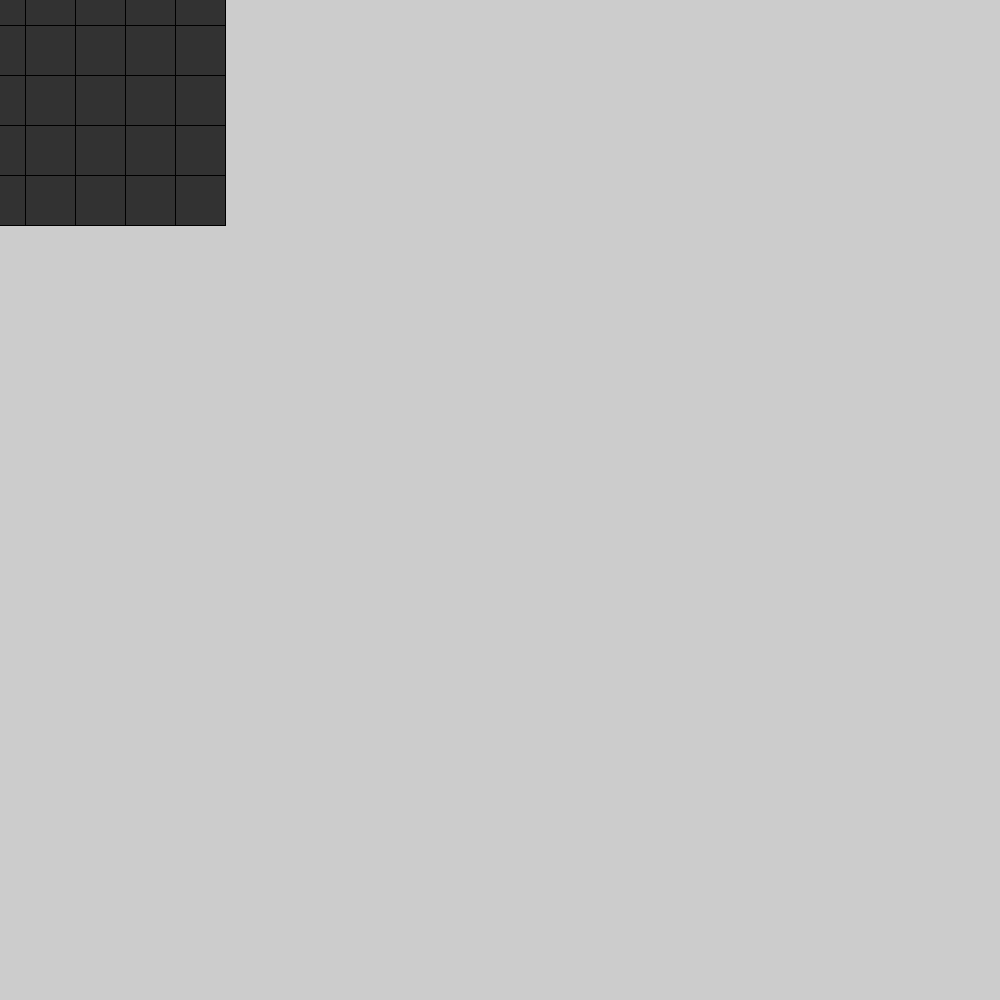
Frame 1 (no input)
Frame 2 (the mouse pressed at the canvas centre, redrawn once): identical to frame 1, image omitted

The Processing sketch that drew this single still picture (run headless with seeded random() and noise(); the mouse was pressed at the canvas centre and the sketch redrawn once):

// Processing sketch: Object_Loop_Testing
// ── Object_Loop_Testing.pde
int numRow = 5;
int numCol = 5;
static boolean hover = false;
mapBox[][] listBox = new mapBox[numRow][numCol];
void setup(){
  rectMode(CENTER);
  size(1000,1000);
  for(int i = 0, spacerX = 0;  i<numRow; i++, spacerX +=50){
    for (int y = 0, spacerY = 0; y<numCol; y++, spacerY += 50){
      listBox[i][y] = (new mapBox(50, 50, spacerX, spacerY));
    }
  }
  noLoop();
}

void draw(){
  for(int i=0; i < numRow; i++){
    for(int y=0; y < numCol; y++){
      listBox[i][y].drawBox();
    }
  }
}

//void update(){
//  for(int i=0; i < numRow; i++){
//     for(int y=0; y < numCol; y++){
//         if(listBox[i][y].mapBoxHover()){
//            hover = true;
//         } else hover = false;  
//       }
// }
//}

void mouseMoved(){
  //update();
  //if(hover){
  //  System.out.print("god damn it0");
  //} else System.out.print("gOD");
  for(int i=0; i < numRow; i++){
     for(int y=0; y < numCol; y++){
         if(listBox[i][y].mapBoxHover()){
           listBox[i][y].hover();
         }
         
   }
   
}
redraw();
}

void mousePressed(){
  //update();
  //if(hover){
  //  System.out.print("god damn it0");
  //} else System.out.print("gOD");
  for(int i=0; i < numRow; i++){
     for(int y=0; y < numCol; y++){
         if(listBox[i][y].mapBoxHover()){
           listBox[i][y].click();
           redraw();
         }
   }
}
}

class mapBox{
  private int xLen, yLen;
  private int xLoc, yLoc;
  private boolean isHover; 
  private boolean isClick;
  private int colourOn = 120, colourOff = 50, colourClick = 255;
  public mapBox(int x, int y, int xx, int yy){
    xLen = x;
    yLen = y;
    xLoc = xx;
    yLoc = yy;  
    isHover = false;
  }
  boolean hover(){
    return isHover = !isHover;
  }
  boolean click(){
    return isClick = !isClick;
  }
  boolean mapBoxHover(){
      return (mouseX > xLoc - xLen/2 && mouseX <  xLoc + xLen/2) && (mouseY > yLoc - yLen/2 && mouseY < yLoc + yLen/2);
  }
  void drawBox(){
    fill(isHover && isClick ? colourClick : (isClick && !isHover ? colourClick : (!isClick && isHover ? colourOn : colourOff)));
    rect(xLoc, yLoc, xLen, yLen);
  }
}
